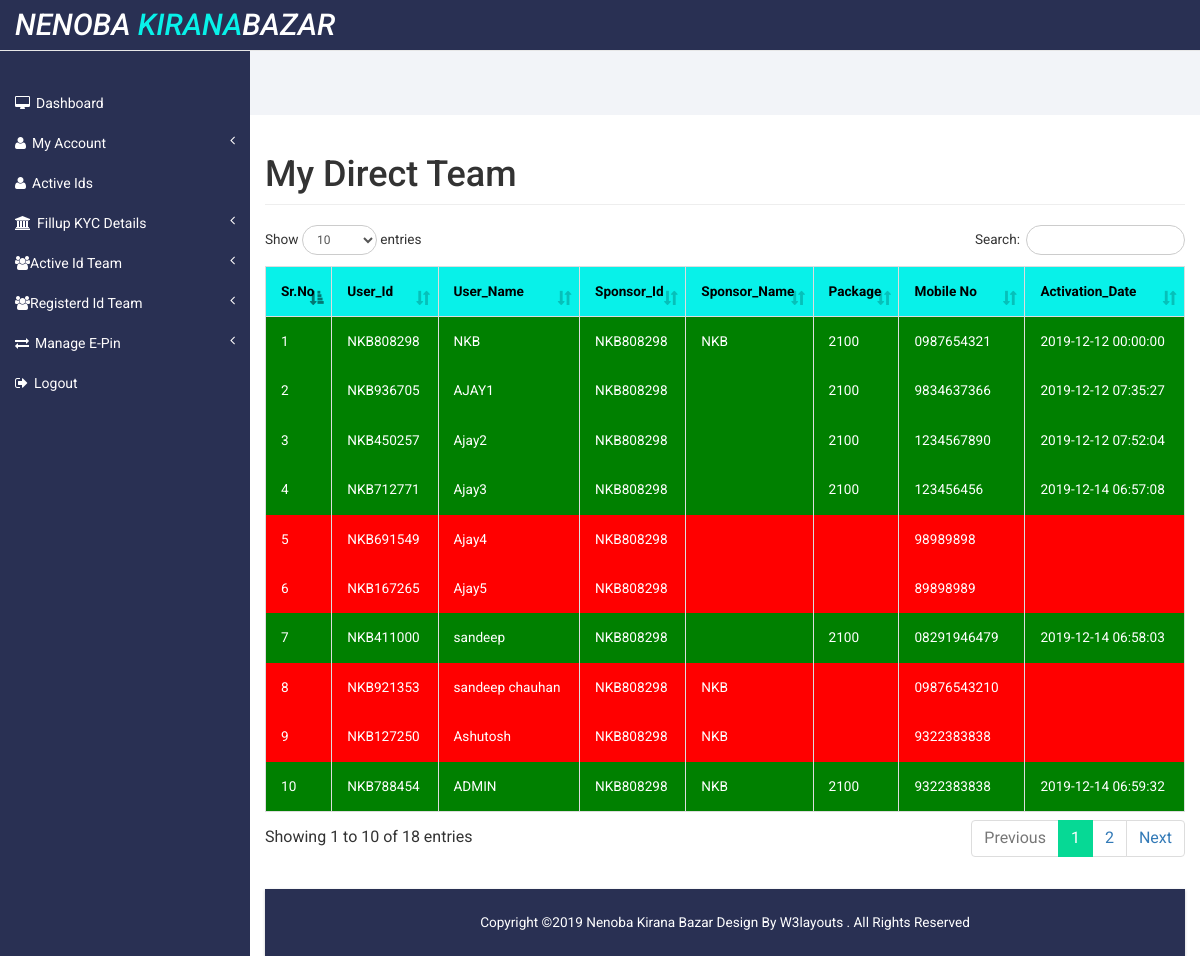
/panel/green_red_id.php (signed in), run on the app's committed database.
### tables this page shows
CREATE TABLE `user` (
  `id` int(11) NOT NULL,
  `user_id` varchar(100) NOT NULL,
  `user_name` varchar(30) NOT NULL,
  `sponsor_id` varchar(12) NOT NULL,
  `sponsor_name` text NOT NULL,
  `mobile` varchar(50) NOT NULL,
  `pancard` varchar(255) DEFAULT NULL,
  `email` varchar(255) DEFAULT NULL,
  `password` varchar(255) NOT NULL,
  `date_joining` timestamp NULL DEFAULT CURRENT_TIMESTAMP,
  `status` int(255) NOT NULL,
  `package` varchar(255) DEFAULT NULL,
  `active_date` datetime DEFAULT NULL,
  `diff_date` datetime DEFAULT NULL,
  `type` varchar(255) DEFAULT NULL,
  `payment_mode` varchar(255) NOT NULL DEFAULT '0'
);

### panel/green_red_id.php (the view, shortened to what this page needs)
<!DOCTYPE HTML>
<html>
<head>
<link href="css/bootstrap.min.css" rel='stylesheet' type='text/css' />
<link href="css/style.css" rel='stylesheet' type='text/css' />
<link href="css/lines.css" rel='stylesheet' type='text/css' />
<link href="css/font-awesome.css" rel="stylesheet">
<link href="css/custom.css" rel="stylesheet">
<link rel="stylesheet" href="css/dataTables.bootstrap.min.css">
</head>
<body>
<div id="wrapper">
         <?php include "sidebar.php";  ?>
        <div id="page-wrapper">
        <div class="graphs">
	  <div class="span_11">
		<div class="col-md-6 col_5">
</div>
       </div>
    </div>
    <div class="">
      <div id="">
            <div class="container-fluid">
                <div class="row">
                    <div class="col-lg-12">
                        <h1 class="page-header">My Direct Team</h1>
                    </div>
                </div>
                <div class="row">
                	<div class="col-lg-12">
                    	<div class="table-responsive">
                        	<table class="table table-bordered" id="example2">
                        	    <thead style="background-image: linear-gradient(#8effb3c2,#f7d115);">
                            	<tr style="background-color: #08f1e9;color: #000000;">
                                	<th>Sr.No</th>
                                    <th>User_Id</th>
                                     <th>User_Name</th>
                                     <th>Sponsor_Id</th>
                                      <th>Sponsor_Name</th>
                                      <th>Package</th>
                                      <th>Mobile No</th>
                                      <th>Activation_Date</th>
                                </tr>
                                </thead>
                                 <tbody>
                                <?php
                                 $uname = $_SESSION["userid"];
									$i=1;
									$query = mysqli_query($conn,"SELECT * FROM user where sponsor_id='$uname'")or die(mysqli_error($conn));
									if(mysqli_affected_rows($conn)>0){
										while($row=mysqli_fetch_array($query)){
                       $status=$row['status'];
                       if ($status==1)
                       {
                        $color="green";
                        $txt="white";
                       }
                       else
                       {
                        $color="red";
                        $txt="white";
                       }
										?>
                                        	<tr style="background-color: <?php echo $color; ?>;color: <?php echo $txt; ?>">
                                            	<td><?php echo $i ?></td>
                                                <td><?php echo $user_id = $row['user_id'];?></td>
                                                <td><?php  echo $user_name=$row['user_name'];?></td>
                                                <td><?php  echo $sponsor_id=$row['sponsor_id'];?></td>
                                                <td><?php  echo $sponsor_name=$row['sponsor_name'];?></td>
                                                <td><?php  echo $package=$row['package'];?></td>
                                                <td><?php  echo $mobile=$row['mobile'];?></td>
                                                <td><?php  echo $date=$row['active_date'];?></td>
                                            </tr>
                                        <?php
											$i++;
										}
									}
									?>
                                    </tbody>
                            </table>
                        </div>
                    </div>
                </div>
            </div>
        </div>
	    </div><br>
		<?php include "footer.php"; ?>
		</div>
       </div>
</body>
</html>

### panel/css/style.css (style rules this page uses)
h4, h5, h6, h1, h2, h3 { margin-top: 0; }
html, body { font-family: 'Roboto', sans-serif; font-size: 100%; background:#293053; overflow-x: hidden; }
.col_4, .col_5 { padding-left:0; }
.span_11 { margin-bottom: 1em; }
.graphs { padding: 1em 1em; background: #f2f4f8; font-family: 'Roboto', sans-serif; }
.table > thead > tr > th, .table > tbody > tr > th, .table > tfoot > tr > th, .table > thead > tr > td, .table > tbody > tr > td, .table > tfoot > tr > td { border-top: none !important; }
.table > thead > tr > th, .table > tbody > tr > th, .table > tfoot > tr > th, .table > thead > tr > td, .table > tbody > tr > td, .table > tfoot > tr > td { font-size: 0.85em; //color: #000; }
.table td, .table>tbody>tr>td, .table>tbody>tr>th, .table>tfoot>tr>td, .table>tfoot>tr>th, .table>thead>tr>td, .table>thead>tr>th { padding:15px !important; }
.table > thead > tr > th { border-bottom: 1px solid #ddd !important; }

### panel/css/custom.css (style rules this page uses)
#wrapper { width: 100%; }
#page-wrapper { min-height: 568px; background-color: #fff; }
@media (min-width:768px) { #page-wrapper { position: inherit; margin: 0 0 0 250px; } }

### data on the page
user: user "NKB808298", user_name "NKB", sponsor "NKB808298", sponsor_name "NKB", package "2100", mobile "0987654321", active_date "2019-12-12 00:00:00"
user: user "NKB936705", user_name "AJAY1", sponsor "NKB808298", package "2100", mobile "9834637366", active_date "2019-12-12 07:35:27"
user: user "NKB450257", user_name "Ajay2", sponsor "NKB808298", package "2100", mobile "1234567890", active_date "2019-12-12 07:52:04"
user: user "NKB712771", user_name "Ajay3", sponsor "NKB808298", package "2100", mobile "123456456", active_date "2019-12-14 06:57:08"
user: user "NKB691549", user_name "Ajay4", sponsor "NKB808298", mobile "98989898"
user: user "NKB167265", user_name "Ajay5", sponsor "NKB808298", mobile "89898989"
user: user "NKB411000", user_name "sandeep", sponsor "NKB808298", package "2100", mobile "08291946479", active_date "2019-12-14 06:58:03"
user: user "NKB921353", user_name "sandeep chauhan", sponsor "NKB808298", sponsor_name "NKB", mobile "09876543210"
user: user "NKB127250", user_name "Ashutosh", sponsor "NKB808298", sponsor_name "NKB", mobile "9322383838"
user: user "NKB788454", user_name "ADMIN", sponsor "NKB808298", sponsor_name "NKB", package "2100", mobile "9322383838", active_date "2019-12-14 06:59:32"
